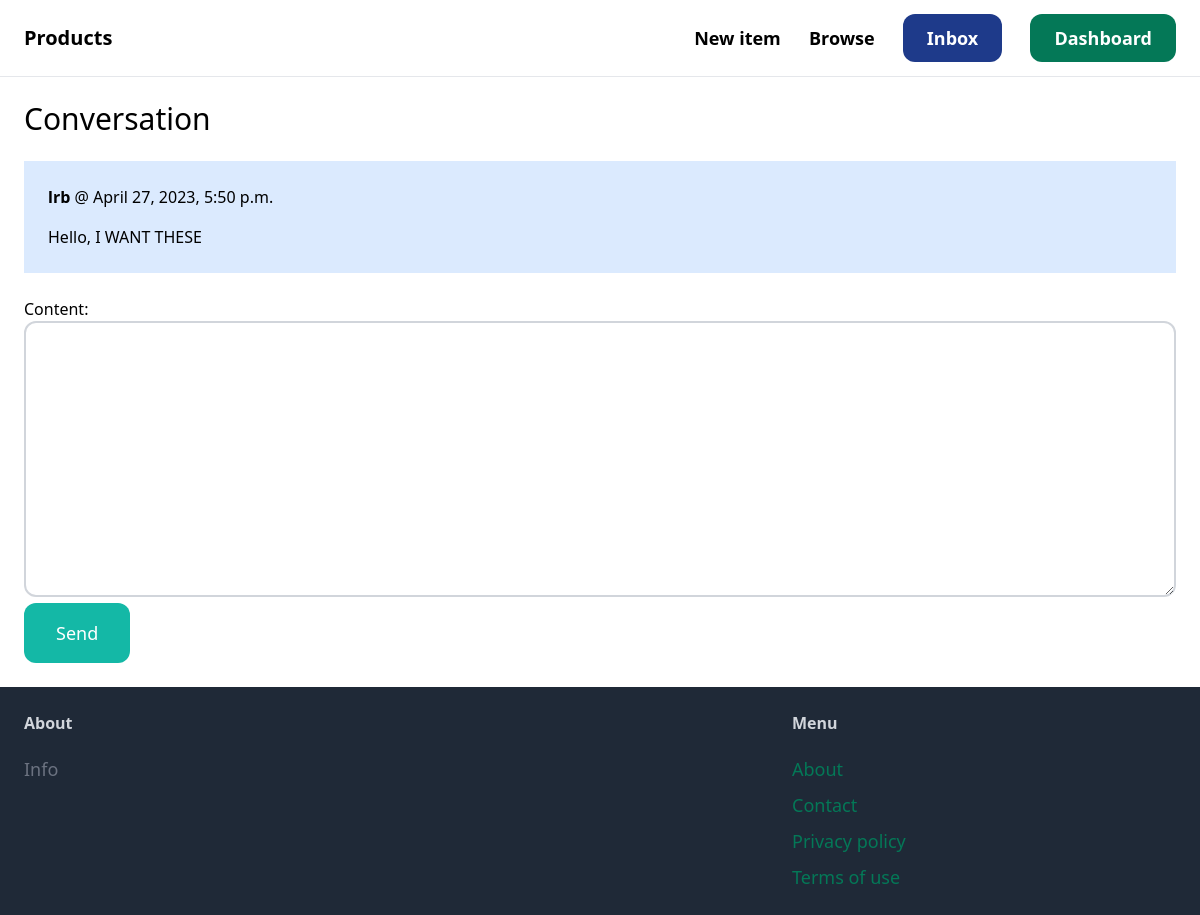
The page /inbox/2/ (signed in) on the database its author committed.
### conversation/models.py (models this page shows)
class ConversationMessage(models.Model):
    conversation = models.ForeignKey(Conversation, related_name='messages', on_delete=models.CASCADE)
    content = models.TextField()
    created_at = models.DateTimeField(auto_now_add=True)
    created_by = models.ForeignKey(User, related_name='created_messages', on_delete=models.CASCADE)

### conversation/views.py (the view)
# urls.py: path('<int:pk>/', views.detail, name='detail'),
@login_required
def detail(request, pk):
        conversation = Conversation.objects.filter(members__in=[request.user.id]).get(pk=pk)
        if request.method == 'POST':
            form = ConversationMessageForm(request.POST)
            if form.is_valid():
                conversation_message = form.save(commit=False)
                conversation_message.conversation = conversation
                conversation_message.created_by = request.user
                conversation_message.save()
                conversation.save()
                return redirect('conversation:detail', pk=pk)
        else:
            form = ConversationMessageForm()
        return render(request, 'conversation/detail.html', {
             'conversation': conversation,
             'form': form
        })

### conversation/forms.py
class ConversationMessageForm(forms.ModelForm):
    class Meta:
        model = ConversationMessage
        fields =('content',)
        widgets = {
            'content': forms.Textarea(attrs={'class': 'w-full py-4 px-6 rounded-xl border-2 border-gray-300 bg-white'}),
        }

### conversation/templates/conversation/detail.html (shortened to what this page needs)
{% extends 'products/base.html' %}
{% block content %}
<h1 class="mb-6 text-3xl">Conversation</h1>
<div class="space-y-6">
    {% for message in conversation.messages.all %}
            <div class="p-6 flex {%if message.created_by == request.user %} bg-blue-100 {%else%} bg-gray-100 rounded-xl {%endif%}">
                <div>
                    <p class="mb-4"><strong>{{ message.created_by.username }}</strong> @ {{message.created_at}}</p>
                    <p>{{ message.content }}</p>
                </div>
            </div>
    {% endfor %}
    </div>
    <form method="post" action="." class="mt-6">
        {{ form.as_p }}
        <button class="py-4 px-8 text-lg bg-teal-500 hover:bg-teal-700 rounded-xl text-white">Send</button>
    </form>
{% endblock %}

### rows shown on the page
ConversationMessage: created_by.username "lrb", created_at "April 27, 2023, 5:50 p.m.", content "Hello, I WANT THESE"
